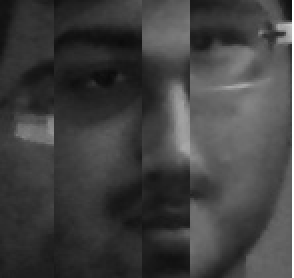
//> input picture sandbox/logo.png, 147 x 139 px (shown 2 times larger)
$ ./DiscreteCosineTransform   (built with g++ and OpenCV 4)
//> lines starting //> are read from the running program, lines starting //| are printed output that depends on the picture
#include <opencv2/core/core.hpp>
#include <opencv2/imgproc/imgproc.hpp>
#include <opencv2/highgui/highgui.hpp>
#include <opencv2/opencv.hpp>
#include <iostream>
#include <cmath>
#include <cstdio>
using namespace std;

#define INVSQRT2 1.414213562373095048801688724209 * 0.5 //reciprocal of square root of 2
#define PI 3.1415926535897932384626433832795	//value of pi
#define SW_SIZE 8	//size of sliding window
#define OVERLAP 0.5	//extent of overlap
#define APP_SIZE (int)((1-OVERLAP)*SW_SIZE)	//extent by which to slide the window
#define INV2SW_SIZE (1.0)/(SW_SIZE)	//reciprocal of window size
#define IMG_ROW 512	//definition of row size of image
#define IMG_COL 512//definition of column size of image
#define DCT_NUM1 (int)((IMG_ROW-SW_SIZE+APP_SIZE)/APP_SIZE)	//total number of DCT matrices the image will produce
#define DCT_NUM2 (int)((IMG_COL-SW_SIZE+APP_SIZE)/APP_SIZE)	//total number of DCT matrices the image will produce
double DCT[DCT_NUM1*DCT_NUM2][SW_SIZE][SW_SIZE];	//declaration of matrix of matrices of DCT coefficients
int main(char* argv[], int argc)
{

	FILE *fp = fopen("pixels.txt", "w+");	//file to store pixels of output image
	FILE *fp2 = fopen("Original_pixels.txt", "w+");	//file to store pixels of original image
	if (fp == NULL||fp2==NULL)	//check for null pointer
	{
		cout << "Error in file opening process." << endl;
		return -1;
	}
	cv::Mat image;	//input image matrix
	image = cv::imread("logo.png", CV_LOAD_IMAGE_GRAYSCALE);	//read input image
//> image is the input picture: 139 rows x 147 cols, CV_8UC1; min 11, max 255, mean 64.8
	if (!image.data)
	{
		cout << "Could not open image." << endl;
		return -1;
	}
	cout << "Rows:" << image.rows << "\nColumns:" << image.cols << endl;
//| Rows:139
//| Columns:147
	if (image.rows != IMG_ROW || image.cols != IMG_COL)	//check if image size matches with definition
		cv::resize(image, image, cv::Size2d(IMG_ROW, IMG_COL));
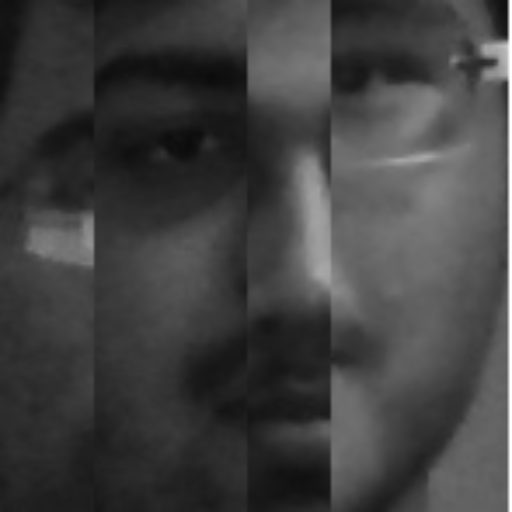
//> image: 512 rows x 512 cols, CV_8UC1; min 11, max 255, mean 64.7
	cv::imshow("image", image);			//display input image
	//attempting to find DCT coefficients by separate iterations over rows and columns
	double tmp[SW_SIZE][SW_SIZE];		//an array to store the partial DCT coefficients
	for (int i = 0; i < DCT_NUM1; i++)	//for loop to iterate over the DCT matrices, each of which is a part of a matrix itself of DCT_NUM1*DCT_NUM2 elements
	{
		for (int j = 0; j < DCT_NUM2; j++)	//for loop to iterate over the DCT matrices, each of which is a part of a matrix itself of DCT_NUM1*DCT_NUM2 elements
		{
			int num = DCT_NUM1 * i + j;		//the number in which order this DCT matrix will appear in the matrix of DCT matrices
			int start_row = APP_SIZE * i;	//the starting point(row) of the sliding window in the image
			int start_col = APP_SIZE * j;	//the starting point(column) of the sliding window in the image
			int end_row = start_row + SW_SIZE;	//the opposite corner of sliding window(row) in image
			int end_col = start_col + SW_SIZE;	//the opposite corner of sliding window (column) in image
			double alpha;
			for (int u = 0; u < SW_SIZE; u++)
			{
				for (int v = 0; v < SW_SIZE; v++)
				{
					tmp[u][v] = 0;
					alpha = (v != 0) ? 1 : INVSQRT2;
					for (int x = start_col, y = start_row + u; x < end_col; x++)
						tmp[u][v] += (alpha*cos(PI *(2 * x + 1)*v / (2 * SW_SIZE))*((int)image.at<uchar>(y, x)));
				}
			}
			for (int u = 0; u<SW_SIZE; u++)
			{
				for (int v = 0; v<SW_SIZE; v++)
				{
					DCT[num][u][v] = 0.0;
					alpha = (v != 0) ? 1 : INVSQRT2;
					for (int y = 0, x = u; y < SW_SIZE; y++)
						DCT[num][u][v] += (alpha*cos(PI *(2 * y + 1)*u / (2 * SW_SIZE))*(tmp[y][x]));
					DCT[num][u][v] = DCT[num][u][v]/ (SW_SIZE*SW_SIZE);
				}
			}
		}
	}
	for (int i = 0; i < DCT_NUM1*DCT_NUM2; i++)
	{
		for (int j = (5 * SW_SIZE) / 64; j < (14 * SW_SIZE) / 64; j++)
		{
			if (j < SW_SIZE)for (int k = 0; k <= j; k++)DCT[i][k][j - k] = 0;
			else for (int k = SW_SIZE - 1; k >= (j - SW_SIZE + 1); k--)DCT[i][k][j - k] = 0;
		}
	}
	cv::Mat output = image.clone();
	for (int i = 0; i < DCT_NUM1; i++)
	{

		for (int j = 0; j < DCT_NUM2; j++)
		{
			int num = DCT_NUM1 * i + j;
			int start_row = APP_SIZE * i;
			int start_col = APP_SIZE * j;
			int end_row = start_row + SW_SIZE;
			int end_col = start_col + SW_SIZE;
			double alpha;
			for (int x = start_row; x<end_row; x++)
			{
				for (int y = start_col; y<end_col; y++)
				{
					double temp = 0;
					tmp[x - start_row][y - start_col] = 0;
					for (int u = 0, v = x - start_row; u < SW_SIZE; u++)
					{
						alpha = (u == 0) ? 0.5 : 1;
						tmp[x - start_row][y - start_col] += (alpha*cos(PI *(2 * u + 1)*(y - start_col) / (2 * SW_SIZE))*DCT[num][v][u]);
					}
				}
			}
			for (int x = start_row; x<end_row; x++)
			{
				for (int y = start_col; y<end_col; y++)
				{
					double temp = 0;
					for (int v = 0, u = y - start_col; v < SW_SIZE; v++)
					{
						alpha = (v == 0) ? 0.5 : 1;
						temp += (alpha*cos(PI *(2 * v + 1)*(x - start_row) / (2 * SW_SIZE))*(tmp[v][u]));
					}
					output.at<uchar>(x, y) = (int)(temp);
				}
			}
		}
	}
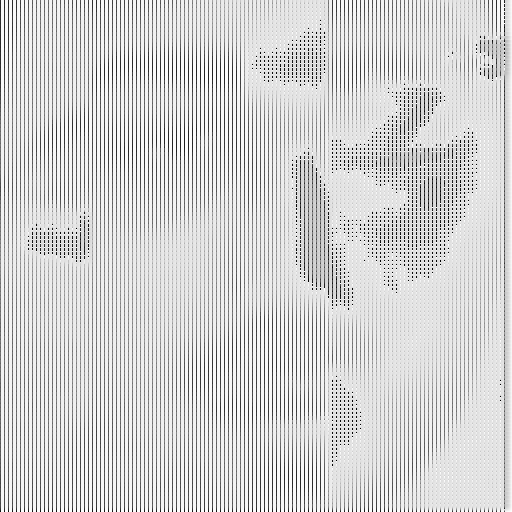
//> output: 512 rows x 512 cols, CV_8UC1; min 0, max 255, mean 209.6

	cv::imshow("output", output);
	for (int i = 0; i < IMG_ROW; i++)
	{
		for (int j = 0; j < IMG_COL; j++)
		{
			fprintf(fp, "%d ", (int)output.at<uchar>(i, j));
			fprintf(fp2, "%d ", (int)image.at<uchar>(i, j));
		}
		fprintf(fp, "\n");
		fprintf(fp2, "\n");
	}
	fclose(fp);
	fclose(fp2);
	cv::imwrite("output_DCT.jpg", output);
	cv::waitKey(0);
	return 0;
}
